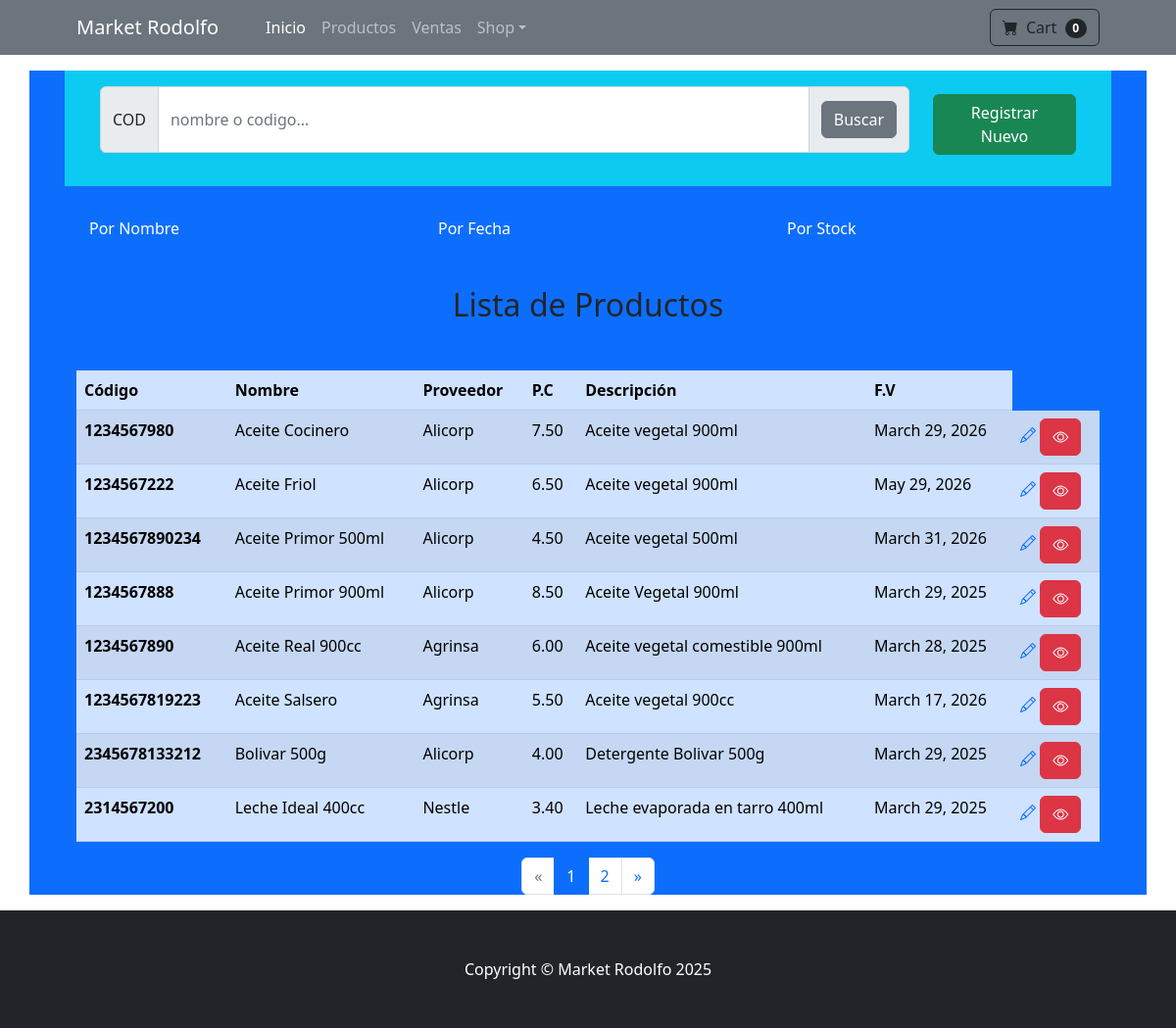
The page /producto/lista/?order=name on the database its author committed.
### applications/producto/models.py (models this page shows, shortened)
class Product(TimeStampedModel):
    UNIT_CHOICES = (
        ('0', 'Kilogramos'),
        ('1', 'Litros'),
        ('2', 'Unidades'),
    )
    category=models.ForeignKey(Category, on_delete=models.CASCADE, default=1)
    barcode=models.CharField(max_length=13, unique=True)
    name=models.CharField('Nombre', max_length=40)
    slug=models.SlugField(max_length=50, unique=True, blank=True)
    provider=models.ForeignKey(Provider, on_delete=models.CASCADE)
    marca=models.ForeignKey(Marca, on_delete=models.CASCADE)
    due_date=models.DateField('fecha de vencimiento', blank=True, null=True)
    description=models.TextField('Descripcion del Producto', blank=True)
    unit=models.CharField('unidad de medida', max_length=1, choices=UNIT_CHOICES)
    count=models.PositiveIntegerField('Cantidad en Almacén', default=0)
    purchase_price=models.DecimalField('Precio de Compra', max_digits=7, decimal_places=2)
    sale_price=models.DecimalField('Precio de Venta', max_digits=7, decimal_places=2)
    num_sale=models.PositiveIntegerField('Numero de Ventas', default=0)
    anulate=models.BooleanField('Eliminado', default=False)
    objects=ProductManager()
    class Meta:
        verbose_name='Producto'
        verbose_name_plural='Productos'

class Provider(TimeStampedModel):
    name=models.CharField('Razon Social', max_length=100)
    email=models.EmailField(blank=True, null=True)
    phone=models.CharField('telefono', max_length=40, blank=True)
    web=models.URLField('sitio web', blank=True)
    class Meta:
        verbose_name='Proveedor'
        verbose_name_plural='Proveedores'
    def __str__(self):
        return self.name

### applications/producto/views.py (the view)
# urls.py: path('producto/lista/', views.ProductListView.as_view(), name='producto-lista'),
class ProductListView(ListView):
    template_name="producto/lista.html"
    context_object_name='productos'
    paginate_by=8
    def get_queryset(self):
        kword=self.request.GET.get("kword", '')
        order=self.request.GET.get("order", '')
        queryset=Product.objects.buscar_producto(kword, order)
        return queryset

### applications/producto/managers.py (called while the page is built)
    def buscar_producto(self, kword, order):
        consulta = self.filter(
            Q(name__icontains=kword) | Q(category__name__icontains=kword) | Q(barcode=kword)| Q(barcode=kword)
        )
        if order == 'date':
            return consulta.order_by('created')
        elif order == 'name':
            return consulta.order_by('name')
        elif order == 'stock':
            return consulta.order_by('count')
        else:
            return consulta.order_by('-created')

### templates/producto/lista.html (shortened to what this page needs)
{% extends 'base.html' %}
{% load static %}
{% block content %}
    <div class="container px-4 px-lg-5 bg-primary">
        <div class="bg-info mt-3 mb-3 px-4 row">
            <form class="col-10 mt-3 mb-3" method="GET" >
                <div class="input-group">
                  <span class="input-group-text">COD</span>
                  <input class="form-control" type="text" id="kword" name="kword" placeholder="nombre o codigo...">
                  <div class="input-group-text">
                    <input type="submit" class="btn btn-secondary mb-2 mt-2" value="Buscar">
                  </div>
                </div>
            </form>
            <div class="col-2 mt-4 mb-3">
              <a href="{% url 'producto_app:producto-add' %}" class="btn btn-success mb-3">Registrar Nuevo</a>
            </div>
        </div>
            <div class="row mt-4">
                <div class="col">
                  <a href="?order=name">
                    <span class="btn btn-primary mb-3">Por Nombre</span>
                  </a>
                </div>
                <div class="col">
                  <a href="?order=date">
                    <span class="btn btn-primary mb-3">Por Fecha</span>
                  </a>
                </div>
                <div class="col">
                  <a href="?order=stock">
                    <span class="btn btn-primary mb-3">Por Stock</span>
                  </a>
                </div>
              </div>
        <h2 class="mb-4 text-center mt-4">Lista de Productos</h2>
        <table class="table table-striped table-primary mt-5">
            <thead>
                <tr>
                <th scope="col">Código</th>
                <th scope="col">Nombre</th>
                <th scope="col">Proveedor</th>
                <th scope="col">P.C</th>
                <th scope="col">Descripción</th>
                <th scope="col">F.V</th>
                </tr>
            </thead>
            <tbody>
                {% for product in productos %}
                    <tr>
                        <th scope="row">{{product.barcode}}</th>
                        <td>{{product.name}}</td>
                        <td>{{product.provider}}</td>
                        <td>{{product.purchase_price}}</td>
                        <td>{{product.description}}</td>
                        <td>{{product.due_date}}</td>
                        <td>
                          {% if product.id %}
                            <a href="{% url 'producto_app:producto-update' product.id %}" class="bt btn-success"><i class="bi bi-pencil"></i></a>
                          {% else %}
                          <a href="{% url 'producto_app:producto-add' %}" class="btn btn-success mb-3">Registrar Nuevo</a>
                          {% endif %}
                          {% if product.id %}
                          <a href="{% url 'producto_app:producto-detail' product.id %}" class="btn btn-danger"><i class="bi bi-eye"></i></a>
                          {% else %}
                          <a href="{% url 'producto_app:producto-add' %}" class="btn btn-success mb-3">Registrar Nuevo</a>
                          {% endif %}
                        </td>
                    </tr>
                {% endfor %}
            </tbody>
        </table>
        {% if is_paginated %}
          <nav aria-label="Page navigation">
            <ul class="pagination justify-content-center">
              {% if page_obj.has_previous %}
                <li class="page-item ">
                  <a class="page-link" href="?page={{ page_obj.previous_page_number }}">&laquo;</a>
                </li>
              {% else %}
                <li class="page-item disabled">
                  <a class="page-link" href="#" tabindex="-1">&laquo;</a>
                </li>
              {% endif %}
              {% for i in paginator.page_range %}
                <li class="page-item {% if page_obj.number == i %}active{% endif %}">
                <a class="page-link" href="?page={{ i }}">{{ i }}</a>
                </li>
              {% endfor %}
              {% if page_obj.has_next %}
                <li class="page-item ">
                  <a class="page-link" href="?page={{ page_obj.next_page_number }}">&raquo;</a>
                </li>
              {% else %}
                <li class="page-item disabled">
                  <a class="page-link" href="#" tabindex="-1">&raquo;</a>
                </li>
              {% endif %}
            </ul>
          </nav>
        {% endif %}
    </div>
{% endblock %}

### rows shown on the page
Product: barcode "1234567980", name "Aceite Cocinero", provider "Alicorp", purchase_price "7.50", description "Aceite vegetal 900ml", due_date "March 29, 2026"
Product: barcode "1234567222", name "Aceite Friol", provider "Alicorp", purchase_price "6.50", description "Aceite vegetal 900ml", due_date "May 29, 2026"
Product: barcode "1234567890234", name "Aceite Primor 500ml", provider "Alicorp", purchase_price "4.50", description "Aceite vegetal 500ml", due_date "March 31, 2026"
Product: barcode "1234567888", name "Aceite Primor 900ml", provider "Alicorp", purchase_price "8.50", description "Aceite Vegetal 900ml", due_date "March 29, 2025"
Product: barcode "1234567890", name "Aceite Real 900cc", provider "Agrinsa", purchase_price "6.00", description "Aceite vegetal comestible 900ml", due_date "March 28, 2025"
Product: barcode "1234567819223", name "Aceite Salsero", provider "Agrinsa", purchase_price "5.50", description "Aceite vegetal 900cc", due_date "March 17, 2026"
Product: barcode "2345678133212", name "Bolivar 500g", provider "Alicorp", purchase_price "4.00", description "Detergente Bolivar 500g", due_date "March 29, 2025"
Product: barcode "2314567200", name "Leche Ideal 400cc", provider "Nestle", purchase_price "3.40", description "Leche evaporada en tarro 400ml", due_date "March 29, 2025"

### other values the page prints
{{ i }} "1" "2"
